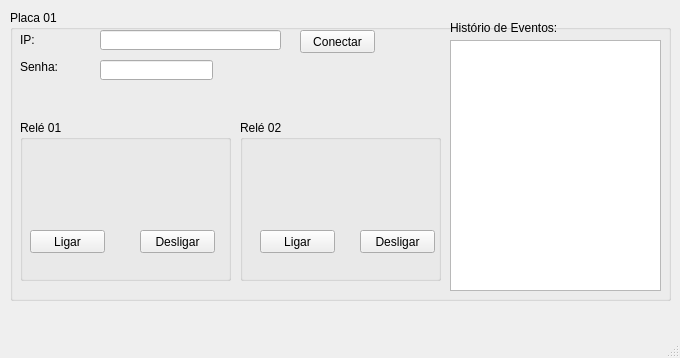
<?xml version="1.0" encoding="UTF-8"?>
<ui version="4.0">
 <class>MainWindow</class>
 <widget class="QMainWindow" name="MainWindow">
  <property name="geometry">
   <rect>
    <x>0</x>
    <y>0</y>
    <width>680</width>
    <height>358</height>
   </rect>
  </property>
  <property name="minimumSize">
   <size>
    <width>680</width>
    <height>358</height>
   </size>
  </property>
  <property name="maximumSize">
   <size>
    <width>680</width>
    <height>358</height>
   </size>
  </property>
  <property name="windowTitle">
   <string>Controle </string>
  </property>
  <widget class="QWidget" name="centralwidget">
   <widget class="QGroupBox" name="groupBox">
    <property name="geometry">
     <rect>
      <x>10</x>
      <y>10</y>
      <width>661</width>
      <height>291</height>
     </rect>
    </property>
    <property name="title">
     <string>Placa 01 </string>
    </property>
    <widget class="QLabel" name="label">
     <property name="geometry">
      <rect>
       <x>10</x>
       <y>20</y>
       <width>41</width>
       <height>20</height>
      </rect>
     </property>
     <property name="text">
      <string>IP:</string>
     </property>
    </widget>
    <widget class="QLineEdit" name="lineEdit_ip">
     <property name="geometry">
      <rect>
       <x>90</x>
       <y>20</y>
       <width>181</width>
       <height>20</height>
      </rect>
     </property>
     <property name="inputMask">
      <string/>
     </property>
     <property name="echoMode">
      <enum>QLineEdit::Normal</enum>
     </property>
    </widget>
    <widget class="QLabel" name="label_2">
     <property name="geometry">
      <rect>
       <x>10</x>
       <y>50</y>
       <width>47</width>
       <height>13</height>
      </rect>
     </property>
     <property name="text">
      <string>Senha:</string>
     </property>
    </widget>
    <widget class="QLineEdit" name="lineEdit_2_senha">
     <property name="geometry">
      <rect>
       <x>90</x>
       <y>50</y>
       <width>113</width>
       <height>20</height>
      </rect>
     </property>
     <property name="echoMode">
      <enum>QLineEdit::Password</enum>
     </property>
    </widget>
    <widget class="QPushButton" name="pushButton_conectar">
     <property name="geometry">
      <rect>
       <x>290</x>
       <y>20</y>
       <width>75</width>
       <height>23</height>
      </rect>
     </property>
     <property name="text">
      <string>Conectar</string>
     </property>
    </widget>
    <widget class="QGroupBox" name="groupBox_2">
     <property name="geometry">
      <rect>
       <x>10</x>
       <y>110</y>
       <width>211</width>
       <height>161</height>
      </rect>
     </property>
     <property name="title">
      <string>Relé 01</string>
     </property>
     <widget class="QPushButton" name="pushButton_2_ligar_r01">
      <property name="geometry">
       <rect>
        <x>10</x>
        <y>110</y>
        <width>75</width>
        <height>23</height>
       </rect>
      </property>
      <property name="text">
       <string>Ligar</string>
      </property>
     </widget>
     <widget class="QPushButton" name="pushButton_3_desligar_01">
      <property name="geometry">
       <rect>
        <x>120</x>
        <y>110</y>
        <width>75</width>
        <height>23</height>
       </rect>
      </property>
      <property name="text">
       <string>Desligar</string>
      </property>
     </widget>
     <widget class="QLabel" name="label_3_status_r01">
      <property name="geometry">
       <rect>
        <x>10</x>
        <y>80</y>
        <width>181</width>
        <height>16</height>
       </rect>
      </property>
      <property name="text">
       <string/>
      </property>
     </widget>
    </widget>
    <widget class="QGroupBox" name="groupBox_3">
     <property name="geometry">
      <rect>
       <x>230</x>
       <y>110</y>
       <width>201</width>
       <height>161</height>
      </rect>
     </property>
     <property name="title">
      <string>Relé 02</string>
     </property>
     <widget class="QPushButton" name="pushButton_4_ligar_r02">
      <property name="geometry">
       <rect>
        <x>20</x>
        <y>110</y>
        <width>75</width>
        <height>23</height>
       </rect>
      </property>
      <property name="text">
       <string>Ligar</string>
      </property>
     </widget>
     <widget class="QPushButton" name="pushButton_5_desligar_r02">
      <property name="geometry">
       <rect>
        <x>120</x>
        <y>110</y>
        <width>75</width>
        <height>23</height>
       </rect>
      </property>
      <property name="text">
       <string>Desligar</string>
      </property>
     </widget>
     <widget class="QLabel" name="label_4_status_r02">
      <property name="geometry">
       <rect>
        <x>20</x>
        <y>80</y>
        <width>171</width>
        <height>16</height>
       </rect>
      </property>
      <property name="text">
       <string/>
      </property>
     </widget>
    </widget>
    <widget class="QLabel" name="label_3_status_conexao">
     <property name="geometry">
      <rect>
       <x>290</x>
       <y>50</y>
       <width>111</width>
       <height>16</height>
      </rect>
     </property>
     <property name="text">
      <string/>
     </property>
    </widget>
    <widget class="QTextBrowser" name="textBrowser">
     <property name="geometry">
      <rect>
       <x>440</x>
       <y>30</y>
       <width>211</width>
       <height>251</height>
      </rect>
     </property>
    </widget>
    <widget class="QLabel" name="label_3">
     <property name="geometry">
      <rect>
       <x>440</x>
       <y>10</y>
       <width>111</width>
       <height>16</height>
      </rect>
     </property>
     <property name="text">
      <string>Histório de Eventos:</string>
     </property>
    </widget>
   </widget>
  </widget>
  <widget class="QMenuBar" name="menubar">
   <property name="geometry">
    <rect>
     <x>0</x>
     <y>0</y>
     <width>680</width>
     <height>21</height>
    </rect>
   </property>
  </widget>
  <widget class="QStatusBar" name="statusbar"/>
 </widget>
 <resources/>
 <connections/>
</ui>
